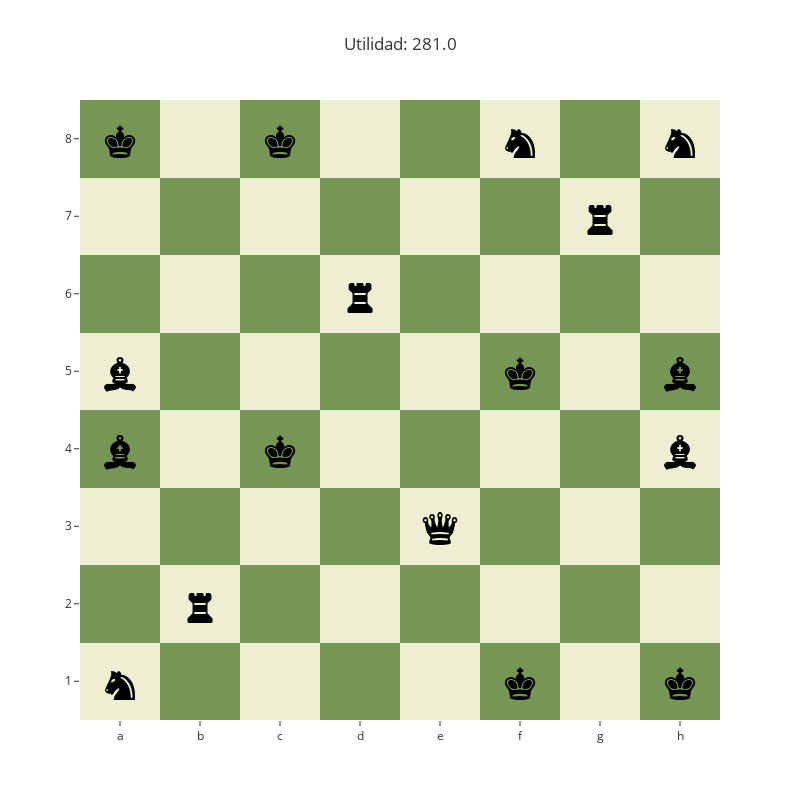

This figure's notebook cell:
### Code cell
# Crear el tablero de ajedrez
tablero = numpy.zeros((8, 8), dtype=int)
tablero[1::2, ::2] = 1
tablero[::2, 1::2] = 1


# Crear la figura del tablero usando Heatmap
fig = go.Figure()

fig.add_trace(
    go.Heatmap(
        z=tablero,
        colorscale=["#eeeed2", "#769656"],
        showscale=False,
        x=COLUMNAS,
        y=list(map(str, FILAS)),
        hoverinfo="none",
    )
)

for casilla, pieza in TABLERO.items():
    x = COLUMNAS.index(casilla[0])
    y = 7 - FILAS.index(int(casilla[1]))
    fig.add_annotation(x=x, y=y, text=PIEZAS_ICONOS[pieza], showarrow=False, font_size=50, font_color="black")


fig.update_layout(coloraxis_showscale=False)
fig.update_layout(height=800, width=800, title_text=f"Utilidad: {solution.objective_value}", template="ggplot2")
fig.show()

### Figure 1 — Plotly figure (JSON) as saved in the notebook; plotly's stock layout.template omitted (floating-point values rounded to 4 significant figures)
{"data": [{"colorscale": [[0, "#eeeed2"], [1, "#769656"]], "hoverinfo": "none", "showscale": false, "type": "heatmap", "x": ["a", "b", "c", "d", "e", "f", "g", "h"], "y": ["1", "2", "3", "4", "5", "6", "7", "8"], "z": [[0, 1, 0, 1, 0, 1, 0, 1], [1, 0, 1, 0, 1, 0, 1, 0], [0, 1, 0, 1, 0, 1, 0, 1], [1, 0, 1, 0, 1, 0, 1, 0], [0, 1, 0, 1, 0, 1, 0, 1], [1, 0, 1, 0, 1, 0, 1, 0], [0, 1, 0, 1, 0, 1, 0, 1], [1, 0, 1, 0, 1, 0, 1, 0]]}], "layout": {"annotations": [{"font": {"color": "black", "size": 50}, "showarrow": false, "text": "♚", "x": 0, "y": 7}, {"font": {"color": "black", "size": 50}, "showarrow": false, "text": "♚", "x": 2, "y": 7}, {"font": {"color": "black", "size": 50}, "showarrow": false, "text": "♚", "x": 2, "y": 3}, {"font": {"color": "black", "size": 50}, "showarrow": false, "text": "♚", "x": 5, "y": 4}, {"font": {"color": "black", "size": 50}, "showarrow": false, "text": "♚", "x": 5, "y": 0}, {"font": {"color": "black", "size": 50}, "showarrow": false, "text": "♚", "x": 7, "y": 0}, {"font": {"color": "black", "size": 50}, "showarrow": false, "text": "♜", "x": 1, "y": 1}, {"font": {"color": "black", "size": 50}, "showarrow": false, "text": "♜", "x": 3, "y": 5}, {"font": {"color": "black", "size": 50}, "showarrow": false, "text": "♜", "x": 6, "y": 6}, {"font": {"color": "black", "size": 50}, "showarrow": false, "text": "♛", "x": 4, "y": 2}, {"font": {"color": "black", "size": 50}, "showarrow": false, "text": "♞", "x": 0, "y": 0}, {"font": {"color": "black", "size": 50}, "showarrow": false, "text": "♞", "x": 5, "y": 7}, {"font": {"color": "black", "size": 50}, "showarrow": false, "text": "♞", "x": 7, "y": 7}, {"font": {"color": "black", "size": 50}, "showarrow": false, "text": "♝", "x": 0, "y": 4}, {"font": {"color": "black", "size": 50}, "showarrow": false, "text": "♝", "x": 0, "y": 3}, {"font": {"color": "black", "size": 50}, "showarrow": false, "text": "♝", "x": 7, "y": 4}, {"font": {"color": "black", "size": 50}, "showarrow": false, "text": "♝", "x": 7, "y": 3}], "coloraxis": {"showscale": false}, "height": 800, "title": {"text": "Utilidad: 281.0"}, "width": 800}}
